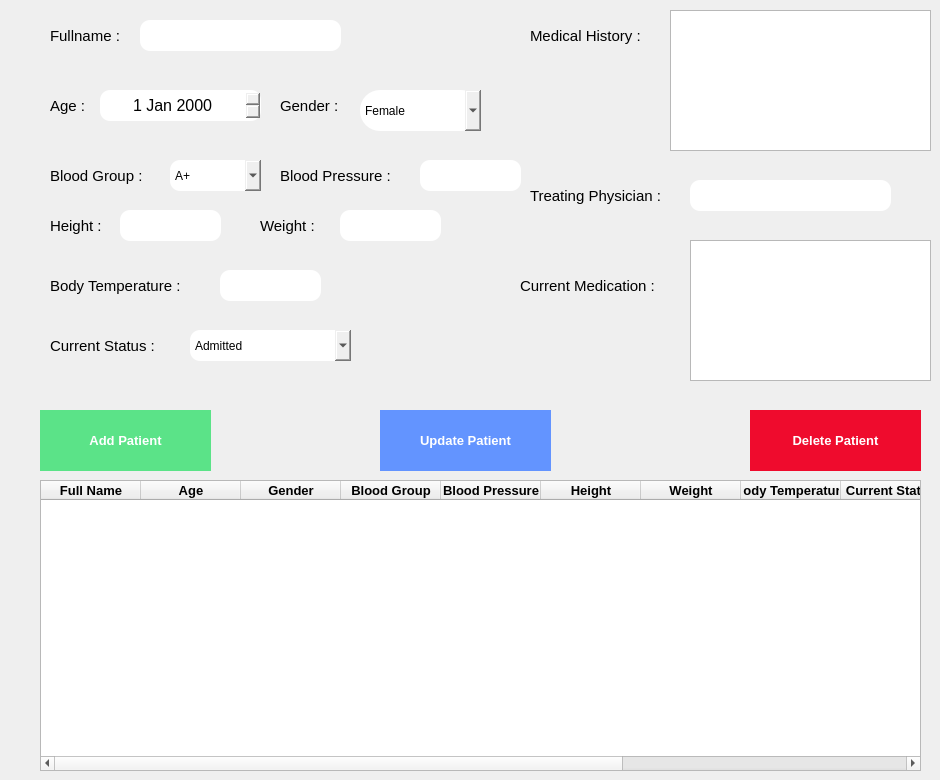
      <widget class="QWidget" name="page_3">
       <widget class="QTableWidget" name="patient_tableWidget">
        <property name="geometry">
         <rect>
          <x>40</x>
          <y>480</y>
          <width>881</width>
          <height>291</height>
         </rect>
        </property>
        <column>
         <property name="text">
          <string>Full Name</string>
         </property>
         <property name="font">
          <font>
           <pointsize>10</pointsize>
           <weight>75</weight>
           <bold>true</bold>
          </font>
         </property>
        </column>
        <column>
         <property name="text">
          <string>Age</string>
         </property>
         <property name="font">
          <font>
           <pointsize>10</pointsize>
           <weight>75</weight>
           <bold>true</bold>
          </font>
         </property>
        </column>
        <column>
         <property name="text">
          <string>Gender</string>
         </property>
         <property name="font">
          <font>
           <pointsize>10</pointsize>
           <weight>75</weight>
           <bold>true</bold>
          </font>
         </property>
        </column>
        <column>
         <property name="text">
          <string>Blood Group</string>
         </property>
         <property name="font">
          <font>
           <pointsize>10</pointsize>
           <weight>75</weight>
           <bold>true</bold>
          </font>
         </property>
        </column>
        <column>
         <property name="text">
          <string>Blood Pressure</string>
         </property>
         <property name="font">
          <font>
           <pointsize>10</pointsize>
           <weight>75</weight>
           <bold>true</bold>
          </font>
         </property>
        </column>
        <column>
         <property name="text">
          <string>Height</string>
         </property>
         <property name="font">
          <font>
           <pointsize>10</pointsize>
           <weight>75</weight>
           <bold>true</bold>
          </font>
         </property>
        </column>
        <column>
         <property name="text">
          <string>Weight</string>
         </property>
         <property name="font">
          <font>
           <pointsize>10</pointsize>
           <weight>75</weight>
           <bold>true</bold>
          </font>
         </property>
        </column>
        <column>
         <property name="text">
          <string>Body Temperature</string>
         </property>
         <property name="font">
          <font>
           <pointsize>10</pointsize>
           <weight>75</weight>
           <bold>true</bold>
          </font>
         </property>
        </column>
        <column>
         <property name="text">
          <string>Current Status</string>
         </property>
         <property name="font">
          <font>
           <pointsize>10</pointsize>
           <weight>75</weight>
           <bold>true</bold>
          </font>
         </property>
        </column>
        <column>
         <property name="text">
          <string>Medical History</string>
         </property>
         <property name="font">
          <font>
           <pointsize>10</pointsize>
           <weight>75</weight>
           <bold>true</bold>
          </font>
         </property>
        </column>
        <column>
         <property name="text">
          <string>Treating Physician</string>
         </property>
         <property name="font">
          <font>
           <pointsize>10</pointsize>
           <weight>75</weight>
           <bold>true</bold>
          </font>
         </property>
        </column>
        <column>
         <property name="text">
          <string>Current Medication</string>
         </property>
         <property name="font">
          <font>
           <pointsize>10</pointsize>
           <weight>75</weight>
           <bold>true</bold>
          </font>
         </property>
        </column>
       </widget>
       <widget class="QLabel" name="p_fullname_label">
        <property name="geometry">
         <rect>
          <x>50</x>
          <y>10</y>
          <width>81</width>
          <height>51</height>
         </rect>
        </property>
        <property name="font">
         <font>
          <pointsize>11</pointsize>
         </font>
        </property>
        <property name="text">
         <string>Fullname :</string>
        </property>
        <property name="alignment">
         <set>Qt::AlignLeading|Qt::AlignLeft|Qt::AlignVCenter</set>
        </property>
       </widget>
       <widget class="QLabel" name="p_gender_label">
        <property name="geometry">
         <rect>
          <x>280</x>
          <y>80</y>
          <width>71</width>
          <height>51</height>
         </rect>
        </property>
        <property name="font">
         <font>
          <pointsize>11</pointsize>
         </font>
        </property>
        <property name="text">
         <string>Gender :</string>
        </property>
        <property name="alignment">
         <set>Qt::AlignLeading|Qt::AlignLeft|Qt::AlignVCenter</set>
        </property>
       </widget>
       <widget class="QLabel" name="p_age_label">
        <property name="geometry">
         <rect>
          <x>50</x>
          <y>80</y>
          <width>51</width>
          <height>51</height>
         </rect>
        </property>
        <property name="font">
         <font>
          <pointsize>11</pointsize>
         </font>
        </property>
        <property name="text">
         <string>Age :</string>
        </property>
        <property name="alignment">
         <set>Qt::AlignLeading|Qt::AlignLeft|Qt::AlignVCenter</set>
        </property>
       </widget>
       <widget class="QPushButton" name="add_patient_pushButton">
        <property name="geometry">
         <rect>
          <x>40</x>
          <y>410</y>
          <width>171</width>
          <height>61</height>
         </rect>
        </property>
        <property name="font">
         <font>
          <pointsize>10</pointsize>
          <weight>75</weight>
          <bold>true</bold>
         </font>
        </property>
        <property name="styleSheet">
         <string notr="true">QPushButton{
background :rgb(91, 227, 136);
color:rgb(255, 255, 255);
font-weight : bold;
border: 2px solid rgb(91, 227, 136);
}</string>
        </property>
        <property name="text">
         <string>Add Patient</string>
        </property>
        <property name="flat">
         <bool>false</bool>
        </property>
       </widget>
       <widget class="QPushButton" name="update_patient_pushButton">
        <property name="geometry">
         <rect>
          <x>380</x>
          <y>410</y>
          <width>171</width>
          <height>61</height>
         </rect>
        </property>
        <property name="font">
         <font>
          <pointsize>10</pointsize>
          <weight>75</weight>
          <bold>true</bold>
         </font>
        </property>
        <property name="styleSheet">
         <string notr="true">QPushButton{
background :rgb(99, 148, 255);
color:rgb(255, 255, 255);
font-weight : bold;
border: 2px solid rgb(99, 148, 255);;
}</string>
        </property>
        <property name="text">
         <string>Update Patient</string>
        </property>
       </widget>
       <widget class="QPushButton" name="delete_patient_pushButton">
        <property name="geometry">
         <rect>
          <x>750</x>
          <y>410</y>
          <width>171</width>
          <height>61</height>
         </rect>
        </property>
        <property name="font">
         <font>
          <pointsize>10</pointsize>
          <weight>75</weight>
          <bold>true</bold>
         </font>
        </property>
        <property name="styleSheet">
         <string notr="true">QPushButton{
background :rgb(239, 11, 45);
color:rgb(255, 255, 255);
font-weight : bold;
border: 2px solid rgb(239, 11, 45);
}</string>
        </property>
        <property name="text">
         <string>Delete Patient</string>
        </property>
       </widget>
       <widget class="QLineEdit" name="p_fullname_lineEdit">
        <property name="geometry">
         <rect>
          <x>140</x>
          <y>20</y>
          <width>201</width>
          <height>31</height>
         </rect>
        </property>
        <property name="font">
         <font>
          <pointsize>9</pointsize>
         </font>
        </property>
        <property name="styleSheet">
         <string notr="true">QLineEdit{
border-radius: 10px;
}</string>
        </property>
       </widget>
       <widget class="QDateEdit" name="p_age_dateEdit">
        <property name="geometry">
         <rect>
          <x>100</x>
          <y>90</y>
          <width>161</width>
          <height>31</height>
         </rect>
        </property>
        <property name="font">
         <font>
          <pointsize>12</pointsize>
         </font>
        </property>
        <property name="styleSheet">
         <string notr="true">QDateTimeEdit{
border-radius: 10px;
}</string>
        </property>
        <property name="alignment">
         <set>Qt::AlignCenter</set>
        </property>
       </widget>
       <widget class="QComboBox" name="p_gender_comboBox">
        <property name="geometry">
         <rect>
          <x>360</x>
          <y>90</y>
          <width>121</width>
          <height>41</height>
         </rect>
        </property>
        <property name="font">
         <font>
          <pointsize>9</pointsize>
         </font>
        </property>
        <property name="styleSheet">
         <string notr="true">QComboBox{
border-radius: 20px;
}</string>
        </property>
        <item>
         <property name="text">
          <string>Female</string>
         </property>
        </item>
        <item>
         <property name="text">
          <string>Male</string>
         </property>
        </item>
       </widget>
       <widget class="QLabel" name="blood_group_label">
        <property name="geometry">
         <rect>
          <x>50</x>
          <y>150</y>
          <width>121</width>
          <height>51</height>
         </rect>
        </property>
        <property name="font">
         <font>
          <pointsize>11</pointsize>
         </font>
        </property>
        <property name="text">
         <string>Blood Group :</string>
        </property>
        <property name="alignment">
         <set>Qt::AlignLeading|Qt::AlignLeft|Qt::AlignVCenter</set>
        </property>
       </widget>
       <widget class="QLabel" name="height_label">
        <property name="geometry">
         <rect>
          <x>50</x>
          <y>200</y>
          <width>61</width>
          <height>51</height>
         </rect>
        </property>
        <property name="font">
         <font>
          <pointsize>11</pointsize>
         </font>
        </property>
        <property name="text">
         <string>Height :</string>
        </property>
        <property name="alignment">
         <set>Qt::AlignLeading|Qt::AlignLeft|Qt::AlignVCenter</set>
        </property>
       </widget>
       <widget class="QLineEdit" name="height_lineEdit">
        <property name="geometry">
         <rect>
          <x>120</x>
          <y>210</y>
          <width>101</width>
          <height>31</height>
         </rect>
        </property>
        <property name="font">
         <font>
          <pointsize>9</pointsize>
         </font>
        </property>
        <property name="styleSheet">
         <string notr="true">QLineEdit{
border-radius: 10px;
}</string>
        </property>
       </widget>
       <widget class="QLabel" name="weight_label">
        <property name="geometry">
         <rect>
          <x>260</x>
          <y>200</y>
          <width>81</width>
          <height>51</height>
         </rect>
        </property>
        <property name="font">
         <font>
          <pointsize>11</pointsize>
         </font>
        </property>
        <property name="text">
         <string>Weight :</string>
        </property>
        <property name="alignment">
         <set>Qt::AlignLeading|Qt::AlignLeft|Qt::AlignVCenter</set>
        </property>
       </widget>
       <widget class="QLineEdit" name="weight_lineEdit">
        <property name="geometry">
         <rect>
          <x>340</x>
          <y>210</y>
          <width>101</width>
          <height>31</height>
         </rect>
        </property>
        <property name="font">
         <font>
          <pointsize>9</pointsize>
         </font>
        </property>
        <property name="styleSheet">
         <string notr="true">QLineEdit{
border-radius: 10px;
}</string>
        </property>
       </widget>
       <widget class="QLabel" name="body_temperature_label">
        <property name="geometry">
         <rect>
          <x>50</x>
          <y>260</y>
          <width>181</width>
          <height>51</height>
         </rect>
        </property>
        <property name="font">
         <font>
          <pointsize>11</pointsize>
         </font>
        </property>
        <property name="text">
         <string>Body Temperature :</string>
        </property>
        <property name="alignment">
         <set>Qt::AlignLeading|Qt::AlignLeft|Qt::AlignVCenter</set>
        </property>
       </widget>
       <widget class="QLineEdit" name="body_temperature_lineEdit">
        <property name="geometry">
         <rect>
          <x>220</x>
          <y>270</y>
          <width>101</width>
          <height>31</height>
         </rect>
        </property>
        <property name="font">
         <font>
          <pointsize>9</pointsize>
         </font>
        </property>
        <property name="styleSheet">
         <string notr="true">QLineEdit{
border-radius: 10px;
}</string>
        </property>
       </widget>
       <widget class="QLabel" name="current_status_label">
        <property name="geometry">
         <rect>
          <x>50</x>
          <y>320</y>
          <width>131</width>
          <height>51</height>
         </rect>
        </property>
        <property name="font">
         <font>
          <pointsize>11</pointsize>
         </font>
        </property>
        <property name="text">
         <string>Current Status :</string>
        </property>
        <property name="alignment">
         <set>Qt::AlignLeading|Qt::AlignLeft|Qt::AlignVCenter</set>
        </property>
       </widget>
       <widget class="QComboBox" name="current_status_comboBox">
        <property name="geometry">
         <rect>
          <x>190</x>
          <y>330</y>
          <width>161</width>
          <height>31</height>
         </rect>
        </property>
        <property name="font">
         <font>
          <pointsize>9</pointsize>
         </font>
        </property>
        <property name="styleSheet">
         <string notr="true">QComboBox{
border-radius: 10px;
}</string>
        </property>
        <property name="currentText">
         <string extracomment="0">Admitted</string>
        </property>
        <item>
         <property name="text">
          <string>Admitted</string>
         </property>
        </item>
        <item>
         <property name="text">
          <string>Discharged</string>
         </property>
        </item>
        <item>
         <property name="text">
          <string>Under Treatment</string>
         </property>
        </item>
       </widget>
       <widget class="QLabel" name="medical_history_label">
        <property name="geometry">
         <rect>
          <x>530</x>
          <y>10</y>
          <width>161</width>
          <height>51</height>
         </rect>
        </property>
        <property name="font">
         <font>
          <pointsize>11</pointsize>
         </font>
        </property>
        <property name="text">
         <string>Medical History :</string>
        </property>
        <property name="alignment">
         <set>Qt::AlignLeading|Qt::AlignLeft|Qt::AlignVCenter</set>
        </property>
       </widget>
       <widget class="QTextEdit" name="medical_history_textEdit">
        <property name="geometry">
         <rect>
          <x>670</x>
          <y>10</y>
          <width>261</width>
          <height>141</height>
         </rect>
        </property>
       </widget>
       <widget class="QLabel" name="treating_physician_label">
        <property name="geometry">
         <rect>
          <x>530</x>
          <y>170</y>
          <width>161</width>
          <height>51</height>
         </rect>
        </property>
        <property name="font">
         <font>
          <pointsize>11</pointsize>
         </font>
        </property>
        <property name="text">
         <string>Treating Physician :</string>
        </property>
        <property name="alignment">
         <set>Qt::AlignLeading|Qt::AlignLeft|Qt::AlignVCenter</set>
        </property>
       </widget>
       <widget class="QLineEdit" name="treating_physician_lineEdit">
        <property name="geometry">
         <rect>
          <x>690</x>
          <y>180</y>
          <width>201</width>
          <height>31</height>
         </rect>
        </property>
        <property name="font">
         <font>
          <pointsize>9</pointsize>
         </font>
        </property>
        <property name="styleSheet">
         <string notr="true">QLineEdit{
border-radius: 10px;
}</string>
        </property>
       </widget>
       <widget class="QLabel" name="current_medication_label">
        <property name="geometry">
         <rect>
          <x>520</x>
          <y>260</y>
          <width>161</width>
          <height>51</height>
         </rect>
        </property>
        <property name="font">
         <font>
          <pointsize>11</pointsize>
         </font>
        </property>
        <property name="text">
         <string>Current Medication :</string>
        </property>
        <property name="alignment">
         <set>Qt::AlignLeading|Qt::AlignLeft|Qt::AlignVCenter</set>
        </property>
       </widget>
       <widget class="QTextEdit" name="current_medication_textEdit">
        <property name="geometry">
         <rect>
          <x>690</x>
          <y>240</y>
          <width>241</width>
          <height>141</height>
         </rect>
        </property>
       </widget>
       <widget class="QLabel" name="blood_pressure_label">
        <property name="geometry">
         <rect>
          <x>280</x>
          <y>150</y>
          <width>141</width>
          <height>51</height>
         </rect>
        </property>
        <property name="font">
         <font>
          <pointsize>11</pointsize>
         </font>
        </property>
        <property name="text">
         <string>Blood Pressure :</string>
        </property>
        <property name="alignment">
         <set>Qt::AlignLeading|Qt::AlignLeft|Qt::AlignVCenter</set>
        </property>
       </widget>
       <widget class="QLineEdit" name="blood_pressure_lineEdit">
        <property name="geometry">
         <rect>
          <x>420</x>
          <y>160</y>
          <width>101</width>
          <height>31</height>
         </rect>
        </property>
        <property name="font">
         <font>
          <pointsize>9</pointsize>
         </font>
        </property>
        <property name="styleSheet">
         <string notr="true">QLineEdit{
border-radius: 10px;
}</string>
        </property>
       </widget>
       <widget class="QComboBox" name="blood_group_comboBox">
        <property name="geometry">
         <rect>
          <x>170</x>
          <y>160</y>
          <width>91</width>
          <height>31</height>
         </rect>
        </property>
        <property name="font">
         <font>
          <pointsize>9</pointsize>
         </font>
        </property>
        <property name="styleSheet">
         <string notr="true">QComboBox{
border-radius: 10px;
}</string>
        </property>
        <item>
         <property name="text">
          <string>A+</string>
         </property>
        </item>
        <item>
         <property name="text">
          <string>A-</string>
         </property>
        </item>
        <item>
         <property name="text">
          <string>B+</string>
         </property>
        </item>
        <item>
         <property name="text">
          <string>B-</string>
         </property>
        </item>
        <item>
         <property name="text">
          <string>AB+</string>
         </property>
        </item>
        <item>
         <property name="text">
          <string>AB-</string>
         </property>
        </item>
        <item>
         <property name="text">
          <string>O+</string>
         </property>
        </item>
        <item>
         <property name="text">
          <string>O-</string>
         </property>
        </item>
       </widget>
      </widget>
